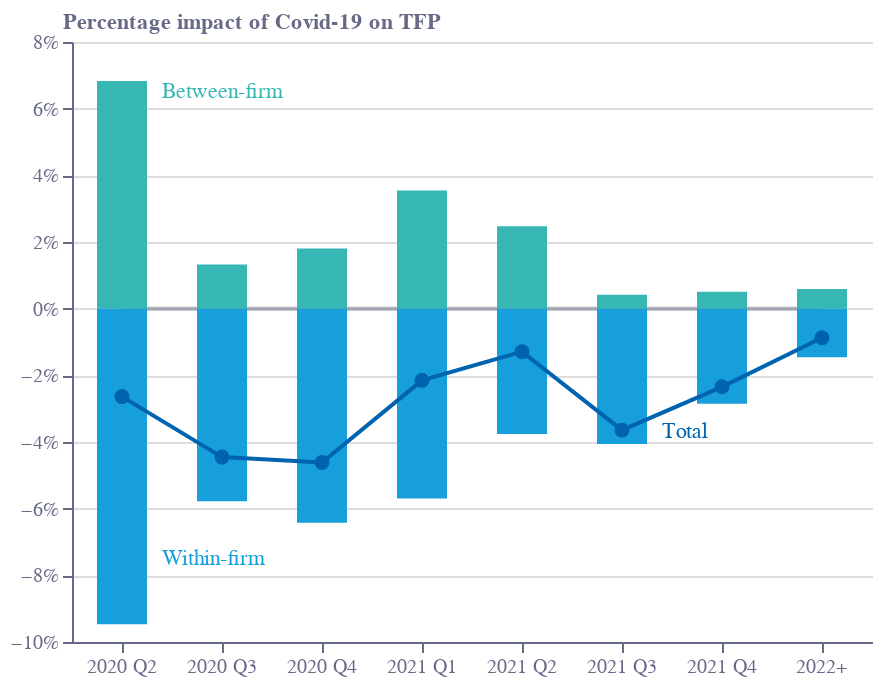

Notebook source saved alongside this figure:
### Code cell
base = alt.Chart(f1b).encode(
    x=alt.X(
        "Q:N",
        sort=[],
        axis=alt.Axis(
            grid=False,
            titleAlign="center",
            titleAnchor="middle",
            title="",
            titleY=-15,
            titleX=207,
            labelColor=colors["eco-gray"],
            titleColor=colors["eco-gray"],
            tickColor=colors["eco-gray"],
            domainColor=colors["eco-gray"],
            tickCount=10,
            orient="bottom",
            labelAngle=0,
        ),
    )
)
bars1 = base.mark_bar(color=colors["eco-turquiose"],width=25).encode(
    y=alt.Y(
        "within:Q",
        sort=[],
        axis=alt.Axis(
            # grid=False,
            title="Percentage impact of Covid-19 on TFP",
            titleX=-5,
            titleY=-5,
            titleBaseline="bottom",
            titleAngle=0,
            titleAlign="left",
            labelColor=colors["eco-gray"],
            titleColor=colors["eco-gray"],
            tickColor=colors["eco-gray"],
            domainColor=colors["eco-gray"],
            grid=True,
            # titleAnchor="start",
            # labelColor=colors["eco-gray"],
            # titleColor=colors["eco-gray"],
            # tickColor=colors["eco-gray"],
            # domainColor=colors["eco-gray"],
            # titleFontSize=10,
            # titleFontWeight="normal",
            # ticks=False,
            # labelAlign="left",
            # labelBaseline="middle",
            # labelPadding=-5,
            # labelOffset=-10,
            # titleX=23,
            # titleY=22,
            # titleBaseline="bottom",
            # titleAngle=0,
            # titleAlign="left",
            tickCount=7,
            format=".0%",
        ),
        # scale=alt.Scale(domain=[-0.16, 0.06]),
    )
)
bars2 = base.mark_bar(color=colors["eco-light-blue"],width=25).encode(
    y=alt.Y(
        "between:Q",
        sort=[]
    )
)
line=base.mark_line(color=colors["eco-mid-blue"]).encode(
    y=alt.Y(
        "t:Q",
        sort=[]
    )
).transform_calculate(t='datum.within+datum.between')
points=line.mark_point(color=colors["eco-mid-blue"],fill=colors["eco-mid-blue"],opacity=1)
zeroline=base.mark_line(color=colors["eco-gray"],opacity=0.5).encode(
    y=alt.Y(
        "z:Q",
        sort=[]
    )
).transform_calculate(z='0')
labels=alt.Chart(pd.DataFrame(
    [
        {'x':'2020 Q2','y':0.065,'t':'Between-firm'},
        {'x':'2020 Q2','y':-0.075,'t':'Within-firm'},
        {'x':'2021 Q3','y':-0.037,'t':'Total'}
    ])).mark_text(dx=20,align='left').encode(
    x="x:N",
    y="y:Q",
    text='t:N',
    color=alt.Color('t:N',scale=alt.Scale(
        range=[colors['eco-turquiose'],colors['eco-mid-blue'],colors['eco-light-blue']]),
        legend=None
    )
)
layer1 = (
    ((zeroline+bars1+bars2+line+points+labels).properties(height=300, width=400))
    .configure_view(stroke=None)
    .properties(title="")
)
layer1.save("visualisation/" + f + ".json")
layer1.save("visualisation/" + f + ".png")
open("README.md", "a").write(readme)
layer1

### Figure 1 — Vega-Lite specification as saved in the notebook (floating-point values rounded to 4 significant figures)
{"config": {"view": {"continuousWidth": 400, "continuousHeight": 300, "stroke": null}}, "layer": [{"mark": {"type": "line", "color": "#676A86", "opacity": 0.5}, "encoding": {"x": {"axis": {"domainColor": "#676A86", "grid": false, "labelAngle": 0, "labelColor": "#676A86", "orient": "bottom", "tickColor": "#676A86", "tickCount": 10, "title": "", "titleAlign": "center", "titleAnchor": "middle", "titleColor": "#676A86", "titleX": 207, "titleY": -15}, "field": "Q", "sort": [], "type": "nominal"}, "y": {"field": "z", "sort": [], "type": "quantitative"}}, "transform": [{"calculate": "0", "as": "z"}]}, {"mark": {"type": "bar", "color": "#36B7B4", "width": 25}, "encoding": {"x": {"axis": {"domainColor": "#676A86", "grid": false, "labelAngle": 0, "labelColor": "#676A86", "orient": "bottom", "tickColor": "#676A86", "tickCount": 10, "title": "", "titleAlign": "center", "titleAnchor": "middle", "titleColor": "#676A86", "titleX": 207, "titleY": -15}, "field": "Q", "sort": [], "type": "nominal"}, "y": {"axis": {"domainColor": "#676A86", "format": ".0%", "grid": true, "labelColor": "#676A86", "tickColor": "#676A86", "tickCount": 7, "title": "Percentage impact of Covid-19 on TFP", "titleAlign": "left", "titleAngle": 0, "titleBaseline": "bottom", "titleColor": "#676A86", "titleX": -5, "titleY": -5}, "field": "within", "sort": [], "type": "quantitative"}}}, {"mark": {"type": "bar", "color": "#179FDB", "width": 25}, "encoding": {"x": {"axis": {"domainColor": "#676A86", "grid": false, "labelAngle": 0, "labelColor": "#676A86", "orient": "bottom", "tickColor": "#676A86", "tickCount": 10, "title": "", "titleAlign": "center", "titleAnchor": "middle", "titleColor": "#676A86", "titleX": 207, "titleY": -15}, "field": "Q", "sort": [], "type": "nominal"}, "y": {"field": "between", "sort": [], "type": "quantitative"}}}, {"mark": {"type": "line", "color": "#0063AF"}, "encoding": {"x": {"axis": {"domainColor": "#676A86", "grid": false, "labelAngle": 0, "labelColor": "#676A86", "orient": "bottom", "tickColor": "#676A86", "tickCount": 10, "title": "", "titleAlign": "center", "titleAnchor": "middle", "titleColor": "#676A86", "titleX": 207, "titleY": -15}, "field": "Q", "sort": [], "type": "nominal"}, "y": {"field": "t", "sort": [], "type": "quantitative"}}, "transform": [{"calculate": "datum.within+datum.between", "as": "t"}]}, {"mark": {"type": "point", "color": "#0063AF", "fill": "#0063AF", "opacity": 1}, "encoding": {"x": {"axis": {"domainColor": "#676A86", "grid": false, "labelAngle": 0, "labelColor": "#676A86", "orient": "bottom", "tickColor": "#676A86", "tickCount": 10, "title": "", "titleAlign": "center", "titleAnchor": "middle", "titleColor": "#676A86", "titleX": 207, "titleY": -15}, "field": "Q", "sort": [], "type": "nominal"}, "y": {"field": "t", "sort": [], "type": "quantitative"}}, "transform": [{"calculate": "datum.within+datum.between", "as": "t"}]}, {"data": {"name": "data-94507b2f7c6e925164dfd4ee89c93fef"}, "mark": {"type": "text", "align": "left", "dx": 20}, "encoding": {"color": {"field": "t", "legend": null, "scale": {"range": ["#36B7B4", "#0063AF", "#179FDB"]}, "type": "nominal"}, "text": {"field": "t", "type": "nominal"}, "x": {"field": "x", "type": "nominal"}, "y": {"field": "y", "type": "quantitative"}}}], "data": {"name": "data-2c8393d666280654c65b6e7fc45739e1"}, "height": 300, "title": "", "width": 400, "$schema": "https://vega.github.io/schema/vega-lite/v4.17.0.json", "datasets": {"data-2c8393d666280654c65b6e7fc45739e1": [{"total": -0.02316, "within": 0.06832, "between": -0.0947, "Q": "2020 Q2"}, {"total": -0.04271, "within": 0.01326, "between": -0.05779, "Q": "2020 Q3"}, {"total": -0.04424, "within": 0.01804, "between": -0.06419, "Q": "2020 Q4"}, {"total": -0.01951, "within": 0.03547, "between": -0.05698, "Q": "2021 Q1"}, {"total": -0.01229, "within": 0.0247, "between": -0.0376, "Q": "2021 Q2"}, {"total": -0.03573, "within": 0.004173, "between": -0.04061, "Q": "2021 Q3"}, {"total": -0.02316, "within": 0.005058, "between": -0.02851, "Q": "2021 Q4"}, {"total": -0.009697, "within": 0.005863, "between": -0.01457, "Q": "2022+"}], "data-94507b2f7c6e925164dfd4ee89c93fef": [{"x": "2020 Q2", "y": 0.065, "t": "Between-firm"}, {"x": "2020 Q2", "y": -0.075, "t": "Within-firm"}, {"x": "2021 Q3", "y": -0.037, "t": "Total"}]}}
